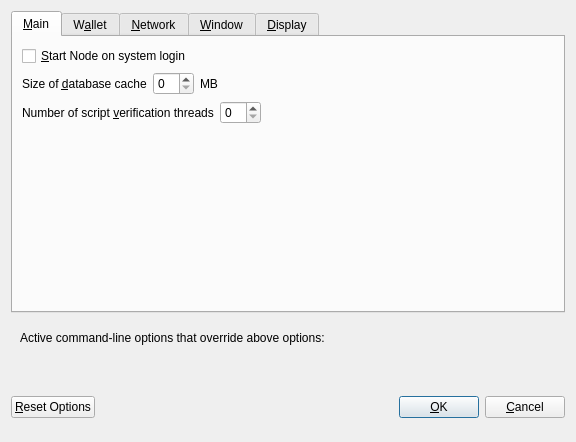
<?xml version="1.0" encoding="UTF-8"?>
<ui version="4.0">
 <class>OptionsDialog</class>
 <widget class="QDialog" name="OptionsDialog">
  <property name="geometry">
   <rect>
    <x>0</x>
    <y>0</y>
    <width>576</width>
    <height>442</height>
   </rect>
  </property>
  <property name="windowTitle">
   <string>Options</string>
  </property>
  <property name="modal">
   <bool>true</bool>
  </property>
  <layout class="QVBoxLayout" name="verticalLayout">
   <item>
    <widget class="QTabWidget" name="tabWidget">
     <property name="currentIndex">
      <number>0</number>
     </property>
     <widget class="QWidget" name="tabMain">
      <attribute name="title">
       <string>&amp;Main</string>
      </attribute>
      <layout class="QVBoxLayout" name="verticalLayout_Main">
       <item>
        <widget class="QCheckBox" name="bitcoinAtStartup">
         <property name="toolTip">
          <string>Automatically start Node after logging in to the system.</string>
         </property>
         <property name="text">
          <string>&amp;Start Node on system login</string>
         </property>
        </widget>
       </item>
       <item>
        <layout class="QHBoxLayout" name="horizontalLayout_2_Main">
         <item>
          <widget class="QLabel" name="databaseCacheLabel">
           <property name="text">
            <string>Size of &amp;database cache</string>
           </property>
           <property name="textFormat">
            <enum>Qt::PlainText</enum>
           </property>
           <property name="buddy">
            <cstring>databaseCache</cstring>
           </property>
          </widget>
         </item>
         <item>
          <widget class="QSpinBox" name="databaseCache"/>
         </item>
         <item>
          <widget class="QLabel" name="databaseCacheUnitLabel">
           <property name="text">
            <string>MB</string>
           </property>
           <property name="textFormat">
            <enum>Qt::PlainText</enum>
           </property>
          </widget>
         </item>
         <item>
          <spacer name="horizontalSpacer_2_Main">
           <property name="orientation">
            <enum>Qt::Horizontal</enum>
           </property>
           <property name="sizeHint" stdset="0">
            <size>
             <width>40</width>
             <height>20</height>
            </size>
           </property>
          </spacer>
         </item>
        </layout>
       </item>
       <item>
        <layout class="QHBoxLayout" name="horizontalLayout_3_Main">
         <item>
          <widget class="QLabel" name="threadsScriptVerifLabel">
           <property name="text">
            <string>Number of script &amp;verification threads</string>
           </property>
           <property name="textFormat">
            <enum>Qt::PlainText</enum>
           </property>
           <property name="buddy">
            <cstring>threadsScriptVerif</cstring>
           </property>
          </widget>
         </item>
         <item>
          <widget class="QSpinBox" name="threadsScriptVerif">
           <property name="toolTip">
            <string>(0 = auto, &lt;0 = leave that many cores free)</string>
           </property>
          </widget>
         </item>
         <item>
          <spacer name="horizontalSpacer_3_Main">
           <property name="orientation">
            <enum>Qt::Horizontal</enum>
           </property>
           <property name="sizeHint" stdset="0">
            <size>
             <width>40</width>
             <height>20</height>
            </size>
           </property>
          </spacer>
         </item>
        </layout>
       </item>
       <item>
        <spacer name="verticalSpacer_2">
         <property name="orientation">
          <enum>Qt::Vertical</enum>
         </property>
         <property name="sizeHint" stdset="0">
          <size>
           <width>20</width>
           <height>40</height>
          </size>
         </property>
        </spacer>
       </item>
      </layout>
     </widget>
     <widget class="QWidget" name="tabWallet">
      <attribute name="title">
       <string>W&amp;allet</string>
      </attribute>
      <layout class="QVBoxLayout" name="verticalLayout_Wallet">
       <item>
        <layout class="QHBoxLayout" name="horizontalLayout_2_Wallet">
         <item>
          <widget class="QLabel" name="labelStakeSplitThresholdText">
           <property name="text">
            <string>Stake split threshold:</string>
           </property>
          </widget>
         </item>
         <item>
          <widget class="QSpinBox" name="spinBoxStakeSplitThreshold">
           <property name="minimum">
            <number>1</number>
           </property>
           <property name="maximum">
            <number>999999</number>
           </property>
          </widget>
         </item>
        </layout>
       </item>
       <item>
        <widget class="QGroupBox" name="groupBox">
         <property name="title">
          <string>Expert</string>
         </property>
         <layout class="QVBoxLayout" name="verticalLayout_2">
          <item>
           <widget class="QCheckBox" name="coinControlFeatures">
            <property name="toolTip">
             <string>Whether to show coin control features or not.</string>
            </property>
            <property name="text">
             <string>Enable coin &amp;control features</string>
            </property>
           </widget>
          </item>
          <item>
           <widget class="QCheckBox" name="showMasternodesTab">
            <property name="toolTip">
             <string>Show additional tab listing all your masternodes in first sub-tab&lt;br/&gt;and all masternodes on the network in second sub-tab.</string>
            </property>
            <property name="text">
             <string>Show Masternodes Tab</string>
            </property>
           </widget>
          </item>
          <item>
           <widget class="QCheckBox" name="spendZeroConfChange">
            <property name="toolTip">
             <string>If you disable the spending of unconfirmed change, the change from a transaction&lt;br/&gt;cannot be used until that transaction has at least one confirmation.&lt;br/&gt;This also affects how your balance is computed.</string>
            </property>
            <property name="text">
             <string>&amp;Spend unconfirmed change</string>
            </property>
           </widget>
          </item>
         </layout>
        </widget>
       </item>
       <item>
        <spacer name="verticalSpacer_Wallet">
         <property name="orientation">
          <enum>Qt::Vertical</enum>
         </property>
         <property name="sizeHint" stdset="0">
          <size>
           <width>20</width>
           <height>40</height>
          </size>
         </property>
        </spacer>
       </item>
      </layout>
     </widget>
     <widget class="QWidget" name="tabNetwork">
      <attribute name="title">
       <string>&amp;Network</string>
      </attribute>
      <layout class="QVBoxLayout" name="verticalLayout_Network">
       <item>
        <widget class="QCheckBox" name="mapPortUpnp">
         <property name="toolTip">
          <string>Automatically open the Node client port on the router. This only works when your router supports UPnP and it is enabled.</string>
         </property>
         <property name="text">
          <string>Map port using &amp;UPnP</string>
         </property>
        </widget>
       </item>
       <item>
        <widget class="QCheckBox" name="allowIncoming">
         <property name="toolTip">
          <string>Accept connections from outside</string>
         </property>
         <property name="text">
          <string>Allow incoming connections</string>
         </property>
        </widget>
       </item>
       <item>
        <widget class="QCheckBox" name="connectSocks">
         <property name="toolTip">
          <string>Connect to the Node network through a SOCKS5 proxy.</string>
         </property>
         <property name="text">
          <string>&amp;Connect through SOCKS5 proxy (default proxy):</string>
         </property>
        </widget>
       </item>
       <item>
        <layout class="QHBoxLayout" name="horizontalLayout_1_Network">
         <item>
          <widget class="QLabel" name="proxyIpLabel">
           <property name="text">
            <string>Proxy &amp;IP:</string>
           </property>
           <property name="textFormat">
            <enum>Qt::PlainText</enum>
           </property>
           <property name="buddy">
            <cstring>proxyIp</cstring>
           </property>
          </widget>
         </item>
         <item>
          <widget class="QValidatedLineEdit" name="proxyIp">
           <property name="minimumSize">
            <size>
             <width>140</width>
             <height>0</height>
            </size>
           </property>
           <property name="maximumSize">
            <size>
             <width>140</width>
             <height>16777215</height>
            </size>
           </property>
           <property name="toolTip">
            <string>IP address of the proxy (e.g. IPv4: 127.0.0.1 / IPv6: ::1)</string>
           </property>
          </widget>
         </item>
         <item>
          <widget class="QLabel" name="proxyPortLabel">
           <property name="text">
            <string>&amp;Port:</string>
           </property>
           <property name="textFormat">
            <enum>Qt::PlainText</enum>
           </property>
           <property name="buddy">
            <cstring>proxyPort</cstring>
           </property>
          </widget>
         </item>
         <item>
          <widget class="QLineEdit" name="proxyPort">
           <property name="minimumSize">
            <size>
             <width>55</width>
             <height>0</height>
            </size>
           </property>
           <property name="maximumSize">
            <size>
             <width>55</width>
             <height>16777215</height>
            </size>
           </property>
           <property name="toolTip">
            <string>Port of the proxy (e.g. 9050)</string>
           </property>
          </widget>
         </item>
         <item>
          <spacer name="horizontalSpacer_1_Network">
           <property name="orientation">
            <enum>Qt::Horizontal</enum>
           </property>
           <property name="sizeHint" stdset="0">
            <size>
             <width>40</width>
             <height>20</height>
            </size>
           </property>
          </spacer>
         </item>
        </layout>
       </item>
       <item>
        <spacer name="verticalSpacer_Network">
         <property name="orientation">
          <enum>Qt::Vertical</enum>
         </property>
         <property name="sizeHint" stdset="0">
          <size>
           <width>20</width>
           <height>40</height>
          </size>
         </property>
        </spacer>
       </item>
      </layout>
     </widget>
     <widget class="QWidget" name="tabWindow">
      <attribute name="title">
       <string>&amp;Window</string>
      </attribute>
      <layout class="QVBoxLayout" name="verticalLayout_Window">
       <item>
        <widget class="QCheckBox" name="minimizeToTray">
         <property name="toolTip">
          <string>Show only a tray icon after minimizing the window.</string>
         </property>
         <property name="text">
          <string>&amp;Minimize to the tray instead of the taskbar</string>
         </property>
        </widget>
       </item>
       <item>
        <widget class="QCheckBox" name="minimizeOnClose">
         <property name="toolTip">
          <string>Minimize instead of exit the application when the window is closed. When this option is enabled, the application will be closed only after selecting Quit in the menu.</string>
         </property>
         <property name="text">
          <string>M&amp;inimize on close</string>
         </property>
        </widget>
       </item>
       <item>
        <spacer name="verticalSpacer_Window">
         <property name="orientation">
          <enum>Qt::Vertical</enum>
         </property>
         <property name="sizeHint" stdset="0">
          <size>
           <width>20</width>
           <height>40</height>
          </size>
         </property>
        </spacer>
       </item>
      </layout>
     </widget>
     <widget class="QWidget" name="tabDisplay">
      <attribute name="title">
       <string>&amp;Display</string>
      </attribute>
      <layout class="QVBoxLayout" name="verticalLayout_Display">
       <item>
        <layout class="QHBoxLayout" name="horizontalLayout_1_Display">
         <item>
          <widget class="QLabel" name="langLabel">
           <property name="text">
            <string>User Interface &amp;language:</string>
           </property>
           <property name="textFormat">
            <enum>Qt::PlainText</enum>
           </property>
           <property name="buddy">
            <cstring>lang</cstring>
           </property>
          </widget>
         </item>
         <item>
          <widget class="QValueComboBox" name="lang">
           <property name="toolTip">
            <string>The user interface language can be set here. This setting will take effect after restarting Node.</string>
           </property>
          </widget>
         </item>
        </layout>
       </item>
       <item>
        <widget class="Line" name="line">
         <property name="orientation">
          <enum>Qt::Horizontal</enum>
         </property>
        </widget>
       </item>
       <item>
        <layout class="QHBoxLayout" name="horizontalLayout_2_Display">
         <item>
          <widget class="QLabel" name="unitLabel">
           <property name="text">
            <string>&amp;Unit to show amounts in:</string>
           </property>
           <property name="textFormat">
            <enum>Qt::PlainText</enum>
           </property>
           <property name="buddy">
            <cstring>unit</cstring>
           </property>
          </widget>
         </item>
         <item>
          <widget class="QValueComboBox" name="unit">
           <property name="toolTip">
            <string>Choose the default subdivision unit to show in the interface and when sending coins.</string>
           </property>
          </widget>
         </item>
        </layout>
       </item>
       <item>
        <layout class="QHBoxLayout" name="horizontalLayout_5_Display">
         <item>
          <widget class="QLabel" name="digitsLabel">
           <property name="text">
            <string>Decimal digits</string>
           </property>
          </widget>
         </item>
         <item>
          <widget class="QValueComboBox" name="digits"/>
         </item>
        </layout>
       </item>
       <item>
        <layout class="QHBoxLayout" name="horizontalLayout_3_Display">
         <item>
          <widget class="QLabel" name="thirdPartyTxUrlsLabel">
           <property name="toolTip">
            <string>Third party URLs (e.g. a block explorer) that appear in the transactions tab as context menu items. %s in the URL is replaced by transaction hash. Multiple URLs are separated by vertical bar |.</string>
           </property>
           <property name="text">
            <string>Third party transaction URLs</string>
           </property>
           <property name="buddy">
            <cstring>thirdPartyTxUrls</cstring>
           </property>
          </widget>
         </item>
         <item>
          <widget class="QLineEdit" name="thirdPartyTxUrls">
           <property name="toolTip">
            <string>Third party URLs (e.g. a block explorer) that appear in the transactions tab as context menu items. %s in the URL is replaced by transaction hash. Multiple URLs are separated by vertical bar |.</string>
           </property>
          </widget>
         </item>
        </layout>
       </item>
       <item>
        <spacer name="verticalSpacer">
         <property name="orientation">
          <enum>Qt::Vertical</enum>
         </property>
         <property name="sizeHint" stdset="0">
          <size>
           <width>20</width>
           <height>40</height>
          </size>
         </property>
        </spacer>
       </item>
      </layout>
     </widget>
    </widget>
   </item>
   <item>
    <widget class="QFrame" name="frame">
     <layout class="QVBoxLayout" name="verticalLayout_Bottom">
      <item>
       <layout class="QHBoxLayout" name="horizontalLayout_Bottom">
        <item>
         <widget class="QLabel" name="overriddenByCommandLineInfoLabel">
          <property name="text">
           <string>Active command-line options that override above options:</string>
          </property>
          <property name="textFormat">
           <enum>Qt::PlainText</enum>
          </property>
         </widget>
        </item>
        <item>
         <spacer name="horizontalSpacer_Bottom">
          <property name="orientation">
           <enum>Qt::Horizontal</enum>
          </property>
          <property name="sizeHint" stdset="0">
           <size>
            <width>40</width>
            <height>20</height>
           </size>
          </property>
         </spacer>
        </item>
       </layout>
      </item>
      <item>
       <widget class="QLabel" name="overriddenByCommandLineLabel">
        <property name="text">
         <string/>
        </property>
        <property name="textFormat">
         <enum>Qt::PlainText</enum>
        </property>
        <property name="wordWrap">
         <bool>true</bool>
        </property>
       </widget>
      </item>
     </layout>
    </widget>
   </item>
   <item>
    <layout class="QHBoxLayout" name="horizontalLayout_Buttons">
     <item>
      <widget class="QPushButton" name="resetButton">
       <property name="toolTip">
        <string>Reset all client options to default.</string>
       </property>
       <property name="text">
        <string>&amp;Reset Options</string>
       </property>
       <property name="autoDefault">
        <bool>false</bool>
       </property>
      </widget>
     </item>
     <item>
      <spacer name="horizontalSpacer_1">
       <property name="orientation">
        <enum>Qt::Horizontal</enum>
       </property>
       <property name="sizeHint" stdset="0">
        <size>
         <width>40</width>
         <height>48</height>
        </size>
       </property>
      </spacer>
     </item>
     <item>
      <widget class="QLabel" name="statusLabel">
       <property name="minimumSize">
        <size>
         <width>200</width>
         <height>0</height>
        </size>
       </property>
       <property name="font">
        <font>
         <weight>75</weight>
         <bold>true</bold>
        </font>
       </property>
       <property name="text">
        <string/>
       </property>
       <property name="textFormat">
        <enum>Qt::PlainText</enum>
       </property>
       <property name="wordWrap">
        <bool>true</bool>
       </property>
      </widget>
     </item>
     <item>
      <spacer name="horizontalSpacer_2">
       <property name="orientation">
        <enum>Qt::Horizontal</enum>
       </property>
       <property name="sizeHint" stdset="0">
        <size>
         <width>40</width>
         <height>48</height>
        </size>
       </property>
      </spacer>
     </item>
     <item>
      <widget class="QPushButton" name="okButton">
       <property name="text">
        <string>&amp;OK</string>
       </property>
       <property name="autoDefault">
        <bool>false</bool>
       </property>
       <property name="default">
        <bool>true</bool>
       </property>
      </widget>
     </item>
     <item>
      <widget class="QPushButton" name="cancelButton">
       <property name="text">
        <string>&amp;Cancel</string>
       </property>
       <property name="autoDefault">
        <bool>false</bool>
       </property>
      </widget>
     </item>
    </layout>
   </item>
  </layout>
 </widget>
 <customwidgets>
  <customwidget>
   <class>QValidatedLineEdit</class>
   <extends>QLineEdit</extends>
   <header>qvalidatedlineedit.h</header>
  </customwidget>
  <customwidget>
   <class>QValueComboBox</class>
   <extends>QComboBox</extends>
   <header>qvaluecombobox.h</header>
  </customwidget>
 </customwidgets>
 <resources/>
 <connections/>
</ui>
